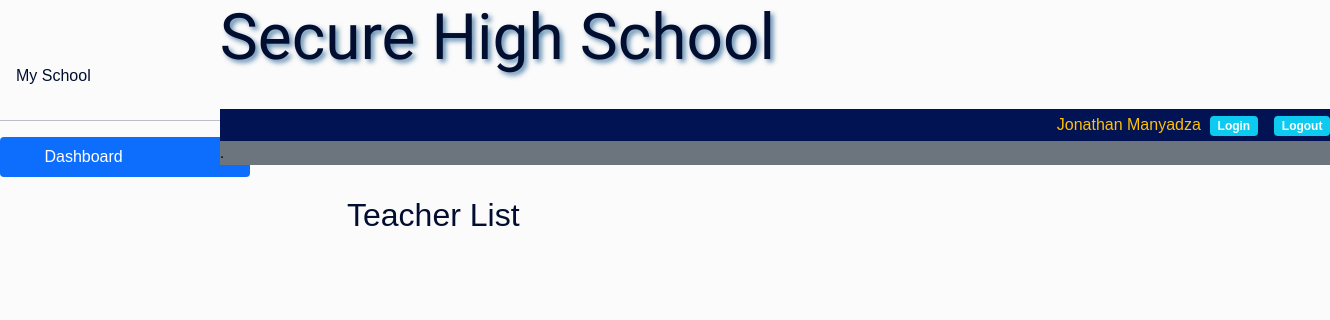
Before: /teacher_list/ (signed in) with the older database file.
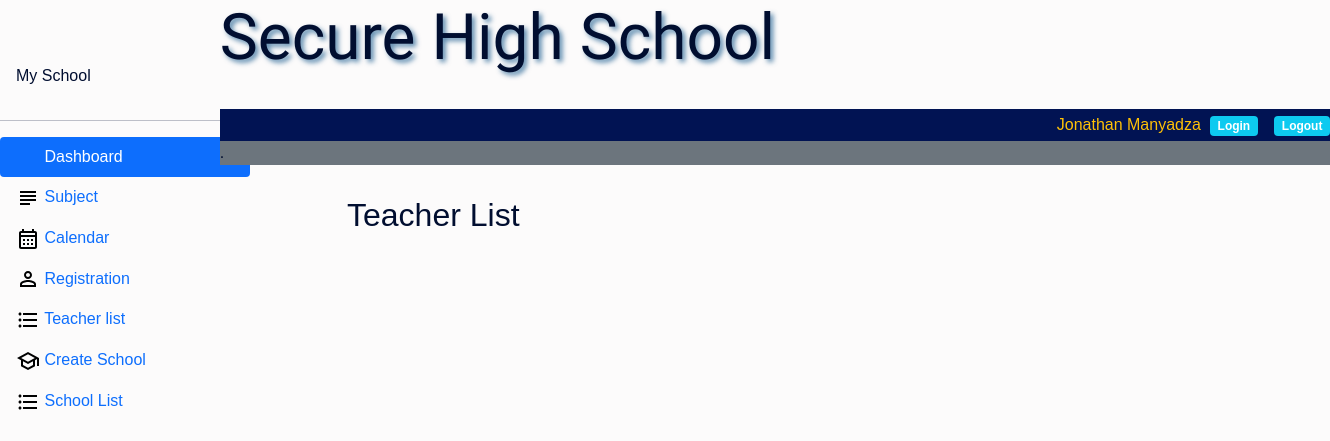
After: the same page with the newer database file.
### teacher/views.py (the view)
# urls.py: path('teacher_list/',views.teacher_list, name='teacher_list')
@login_required
@user_passes_test(lambda u: u.is_superuser or u.user_type == 'school_admin')
def teacher_list(request):
    try:
        school_admin = SchoolAdminProfile.objects.get(school_admin=request.user)
        assigned_school = school_admin.assigned_school_name
        all_teachers = TeacherProfile.objects.filter(assigned_school=assigned_school)
    except SchoolAdminProfile.DoesNotExist:
        all_teachers = None  # Or handle the case where the user is not a school admin
    context = {
        'all_teachers':all_teachers,
        'school_admin': school_admin if all_teachers else None,  # Pass the school admin if teachers exist
    }
    return render(request, 'teacher/teacher_list.html', {'all_teachers': all_teachers})

### customadmin/models.py (called while the page is built)
    def __str__(self):
        return f'{self.first_name} {self.last_name}'

### customadmin/templatetags/custom_tags.py (called while the page is built)
@register.simple_tag
def get_dashboard_url(user):
    if user.groups.filter(name='student').exists():
        return reverse('high_level_dashboard')
    elif user.groups.filter(name='staff').exists():
        return reverse('teacher_dashboard')
    elif user.groups.filter(name='school_admin').exists():
        return reverse('school_admin_dashboard')
    elif user.groups.filter(name='deputy_head').exists():
        return reverse('deputy_head_dashboard')
    elif user.groups.filter(name='school_head').exists():
        return reverse('school_head_dashboard')
    else:
        return reverse('default_dashboard')

### templates/teacher/teacher_list.html (shortened to what this page needs)
{% extends 'partials/base.html' %}
{% block content %}
<div class="container h-75 mt-5">
  <h2 >Teacher List</h2>
</div>
{% endblock %}

Changed rows visible on the page:
changed CustomUser "Jonathan Manyadza": user_type empty → "district_admin" (drawn)
Other visible differences:
text now shown: "Subject Calendar Registration Teacher list Create School School List"
